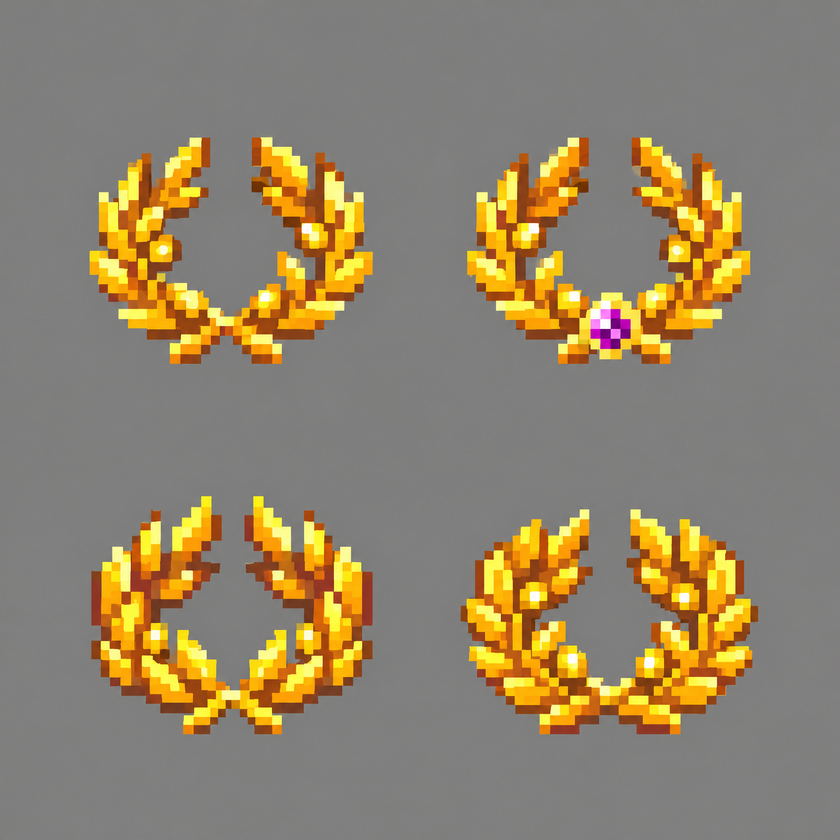
#> input picture .art/republic/draft_gold.png, 840 x 840 px, shrunk from 2048 x 2048 before the run
$ python mirror.py draft_gold.png draft_gold.png draft_gold.png
#> lines starting #> are read from the running program, lines starting #| are printed output that depends on the picture
# 把橄榄冠按宝石所在的那一列左右镜像成对称的：left 用左半边、right 用右半边。
# 中轴那一列复制成两列，图标变成偶数宽，正好落在 28 格画布的正中
import sys
from PIL import Image
src, out, side = sys.argv[1], sys.argv[2], sys.argv[3]
AXIS = 13  # 宝石中心所在的列
im = Image.open(src).convert("RGBA")
px = im.load()
w, h = im.size
#> w = 840; h = 840
res = Image.new("RGBA", (w, h), (0, 0, 0, 0))
#> res: PIL image 840x840 RGBA; every value is 0
rp = res.load()
for y in range(h):
    for d in range(0, AXIS + 1):
        a = AXIS - d if side == "left" else AXIS + d
        if a < 0 or a >= w: continue
        c = px[a, y]
        # 左半边落在 13-d，右半边落在 14+d
        rp[AXIS - d, y] = c
        if AXIS + 1 + d < w: rp[AXIS + 1 + d, y] = c
res.save(out)
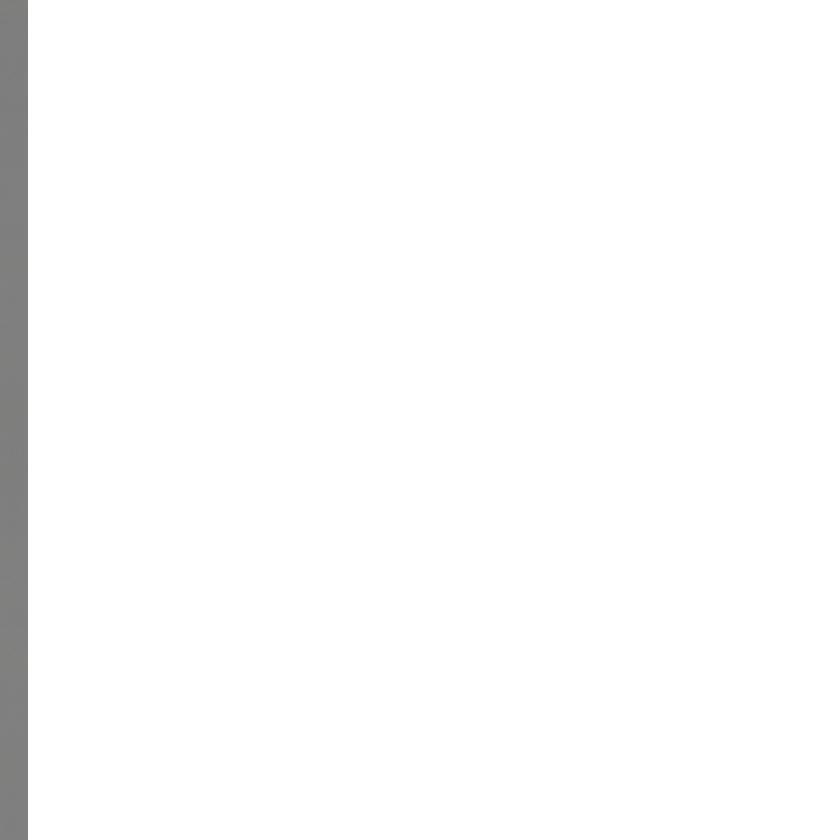
#> saved as draft_gold.png: PIL image 840x840 RGBA; mean R, G, B, A 4.2, 4.2, 4.2, 8.5; transparent parts drawn white
